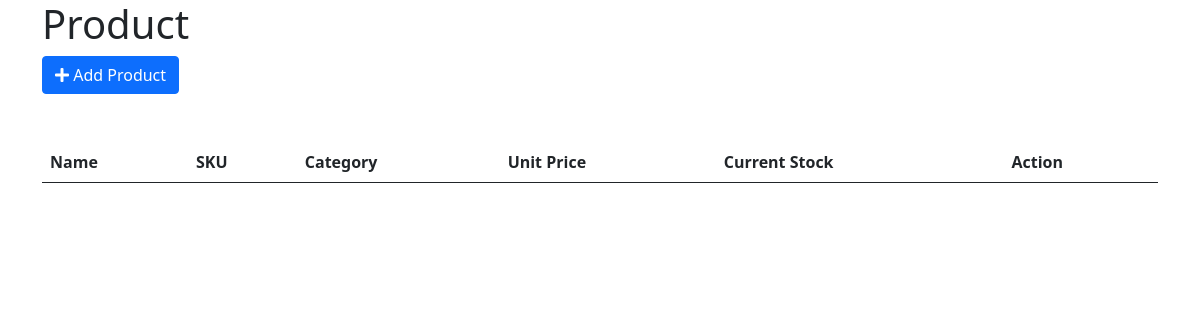
The page /dashboard/ on the database as committed earlier.
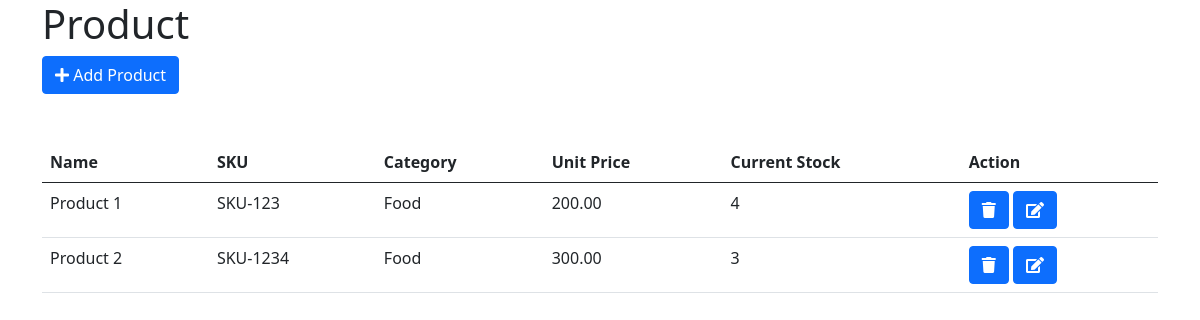
The same page on the database as committed later.
### super_shop/models.py (models this page shows, shortened)
class Product(models.Model):
    name = models.CharField(max_length=256, blank=True, null=True)
    code = models.CharField(max_length=256, blank=True, null=True)
    category = models.CharField(max_length=256,
        choices=Category.category_list, default=Category.FOOD, blank=True, null=True)
    unit_price = models.DecimalField(max_digits=11, decimal_places=2, blank=True, null=True)
    current_stock = models.IntegerField()

### super_shop/views.py (the view)
# urls.py: path('dashboard/', dashboard_index, name='dashboard_index'),
def dashboard_index(request):
    product_list = Product.objects.all()
    ctx = {
        'products': product_list
    }
    return render(request, template_name='dashboard/index.html', context=ctx)

### templates/dashboard/index.html (shortened to what this page needs)
{% extends 'base.html' %}
{% block body %}
<h1>Product</h1>
<div class="row align-items-end">
    <div class="col-2 float-end">
        <a href="{% url 'product_add' %}" class="btn btn-primary"><i class="fa fa-plus"></i> Add Product</a>
    </div>
</div>
<div class="row mt-5">
    <div class="col">
        <table class="table">
            <thead>
                <tr>
                    <th>Name</th>
                    <th>SKU</th>
                    <th>Category</th>
                    <th>Unit Price</th>
                    <th>Current Stock</th>
                    <th>Action</th>
                </tr>
            </thead>
            <tbody>
                {% for product in products %}
                <tr>
                    <td>{{ product.name }}</td>
                    <td>{{ product.code }}</td>
                    <td>{{ product.category|title }}</td>
                    <td>{{ product.unit_price }}</td>
                    <td>{{ product.current_stock }}</td>
                    <td>
                        <a href="{% url 'product_delete' product.id %}" class='btn btn-primary btn-primarylight'><i
                                class="fa fa-trash"></i></a>
                        <a href="{% url 'product_edit' product.id %}" class='btn btn-primary btn-primarylight'><i
                                class="fa fa-edit"></i></a>
                    </td>
                </tr>
                {% endfor %}
            </tbody>
        </table>
    </div>
</div>
{% endblock body %}

### templates/base.html (shortened to what this page needs)
<!DOCTYPE html>
<html lang="en">
<head>
    <link href="https://cdn.jsdelivr.net/npm/bootstrap@5.0.0/dist/css/bootstrap.min.css" rel="stylesheet"
>
    <link rel="stylesheet" href="https://use.fontawesome.com/releases/v5.7.0/css/all.css"
>
</head>
<body>
    <div class="container">
        {% block body %}{% endblock body %}
    </div>
</body>
</html>

Rows that differ between the two databases and show on the page:
added Product: name "Product 1", code "SKU-123", category "Food", unit_price "200.00", current_stock "4"
added Product: name "Product 2", code "SKU-1234", category "Food", unit_price "300.00", current_stock "3"
